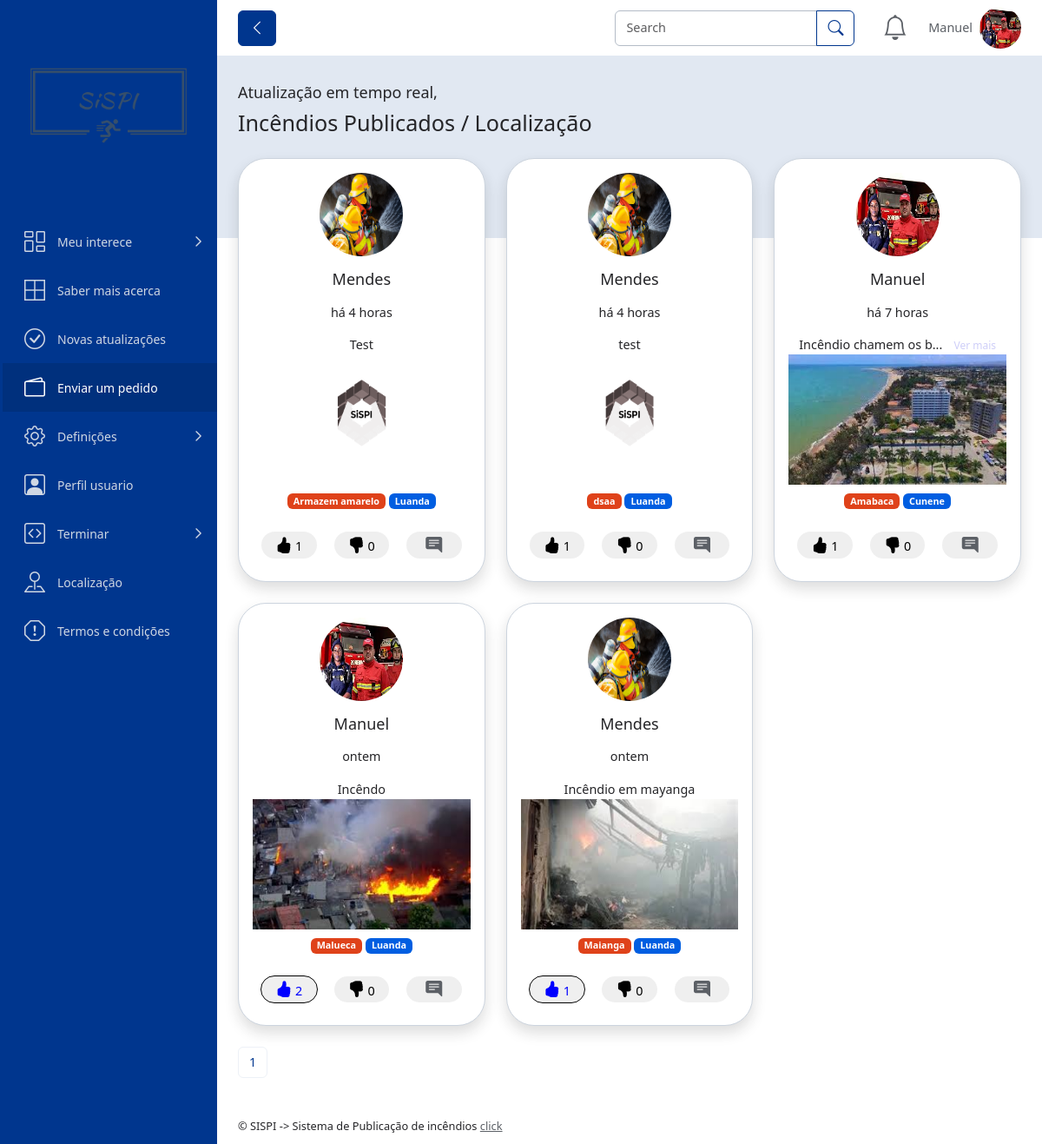
Page /sisai/publica_coment.php (signed in) on the committed database.
### tables this page shows
CREATE TABLE `usuarios` (
  `id` int(11) NOT NULL,
  `username` varchar(50) NOT NULL,
  `password` varchar(255) NOT NULL,
  `email` varchar(100) NOT NULL,
  `photo` varchar(255) DEFAULT 'default.jpg'
);

CREATE TABLE `publica_incendio` (
  `id` int(11) NOT NULL,
  `idusuario` int(11) NOT NULL,
  `location` varchar(100) NOT NULL,
  `cidade` varchar(100) NOT NULL,
  `detalhes` varchar(100) NOT NULL,
  `tempo_publicacao` datetime DEFAULT NULL,
  `foto_publica` varchar(244) DEFAULT 'defult.png'
);

### sisai/function_tempo.php (called while the page is built)
<?php
    function contarTempo(string $data): string
    {
        $agora = strtotime(date('Y-m-d H:i:s'));
        $tempo = strtotime($data);
        $diferenca = $agora - $tempo;
        $segundos = $diferenca;
        $minutos = round($diferenca / 60);
        $horas = round($diferenca / 3600);
        $dias = round($diferenca / 86400);
        $semanas = round($diferenca / 604800);
        $meses = round($diferenca / 2419200);
        $anos = round($diferenca / 29030400);
        if ($segundos <= 60) {
            return 'agora';
    } elseif ($minutos <= 60) {
        return $minutos == 1 ? 'há 1 minuto' : 'há ' . $minutos . ' minutos';
    } elseif ($horas <= 24) {
        return $horas == 1 ? 'há 1 hora' : 'há ' . $horas . ' horas';
    } elseif ($dias <= 7) {
        return $dias == 1 ? 'ontem' : 'há ' . $dias . ' dias';
    } elseif ($semanas <= 4) {
        return $dias == 1 ? 'há 1 semana' : 'há ' . $semanas . ' semanas';
    } elseif ($meses <= 12) {
        return $meses == 1 ? 'há 1 mês' : 'há ' . $meses . ' mêses';
    } else {
        return $anos == 1 ? 'há 1 ano' : 'há ' . $anos . ' anos';
    }
}
?>

### sisai/dados_incendio.php (the view, shortened to what this page needs)
<?php
  require_once "function_tempo.php";
  $conn = new mysqli("localhost", "root", "", "publicacao");
  $sql_total = "SELECT COUNT(*) AS total FROM publica_incendio";
  $result_total = $conn->query($sql_total);
  $row_total = $result_total->fetch_assoc();
  $total_itens = $row_total["total"];
  $total_paginas = ceil($total_itens / ITENS_POR_PAGINA);
  $pagina_atual = isset($_GET['pagina']) ? $_GET['pagina'] : 1;
  $offset = ($pagina_atual -1) * ITENS_POR_PAGINA;
  $user_id = $_SESSION['id'];
 $sql = "SELECT id, location, cidade, detalhes, tempo_publicacao, foto_publica, idusuario FROM publica_incendio ORDER BY tempo_publicacao desc Limit $offset, " . ITENS_POR_PAGINA;
 $result = $conn->query($sql);
 if ($result->num_rows > 0) {
     while($row = $result->fetch_assoc()) {
        $post_id = $row['id'];
        $likesCount = mysqli_fetch_assoc(mysqli_query($conn,
        "SELECT COUNT(*) AS likes FROM ratings WHERE post_id = $post_id AND status = 'like'"))['likes'];
        $dislikesCount = mysqli_fetch_assoc(mysqli_query($conn,
        "SELECT COUNT(*) AS dislikes FROM ratings WHERE post_id = $post_id AND status = 'dislike'"))['dislikes'];
        $status = mysqli_query($conn, "SELECT status FROM ratings WHERE post_id = $post_id AND user_id = $user_id");
        if(mysqli_num_rows($status) > 0) {
            $status = mysqli_fetch_assoc($status)['status'];
        }else {
            $status = 0;
        }
        $user_ids = $row["idusuario"];
         $tempoDecorrido = contarTempo(($row["tempo_publicacao"]));
         $user_sql = "SELECT username, photo FROM usuarios WHERE id = $user_ids";
         $user_result = $conn->query($user_sql);
         if($user_result->num_rows > 0) {
             $user_row = $user_result->fetch_assoc();
         echo '<div class="col-lg-4 col-sm-6 col-12">';
         echo '<div class="card shadow mb-4 rounded-5">';
         echo '<div class="card-body">';
         echo '<div class="d-flex align-items-center flex-column">';
         echo '<div class="mb-3">';
         echo '<img src="upload/' . $user_row["photo"] . '"  class="img-6x rounded-circle" alt="Foto do Usuário">';
         echo '</div>';
         echo '<h5 class="mb-3">' . $user_row["username"]. '</h5>';
         echo '<p class="time">'. $tempoDecorrido.'</p>';
         $texto = $row["detalhes"];
         $textoResumo = resumirTexto($texto, 20);
         echo '<div id="texto_'. $post_id . '_resumido">' . $textoResumo;
          if(strlen($texto) > 20){
             echo '<a href= "#" class="ver-mais"  onclick="mostrarTex(\'texto_'. $post_id . '\'); return false;"> Ver mais</a>';
          }
          echo "</div>";
             echo '<img src="pb/' . $row["foto_publica"] . '" class="tt" alt="Incêndio" >';
         echo "
         <div class='mb-3'>
             <span class='badge t bg-danger'>". $row["location"]."</span>
            <span class='badge t bg-info'>". $row["cidade"]."</span>
         </div>
         ";
         ?>
            <div class="likes-conteudo">
                <button class="like <?php if($status == 'like') echo "selected"; ?>" data-post-id = <?php echo $post_id; ?>>
                          <i class=" bi bi-hand-thumbs-up-fill"></i>
                          <span class="likes_count<?php echo $post_id; ?>" data-count = <?php echo $likesCount; ?>> <?php echo $likesCount;?></span>
                        </button>
                        <button class="dislike <?php if($status == 'dislike') echo "selected"; ?>" data-post-id = <?php echo $post_id; ?>>
                            <i class=" bi bi-hand-thumbs-down-fill"></i>
                            <span class="dislikes_count<?php echo $post_id; ?>" data-count = <?php echo $dislikesCount; ?>> <?php echo $dislikesCount;?></span>
                        </button>
                        <button >
                        <a href="publica_coment.php?id= <?php echo $post_id; ?>">
                                <i class=" bi-chat-right-text-fill"></i>
                            </a>
                        </button>
            </div>
         <?php
     echo "
             </div>
             </div>
         </div>
         </div>
     ";
 }
}
} else {
     echo "Nenhum incêndio encontrado.";
 }
?>
 <nav aria-label="Page Navigation">
 <ul class="pagination">
 <?php
 for($i = 1; $i <= $total_paginas; $i++){
    echo "
        <li class='page-item' id='linkPaginacao'>
            <a class='page-link' href='home.php?pagina=$i' aria-label='Previous'>
                <span aria-hidden='true'>
                $i
                </span>
            </a>
        </li>
    ";
 }
 ?>
    </ul>
</nav>
 <?php
function resumirTexto(string $texto, int $limite, string $continue = '...'): string
{
    $TextoLimpo = trim(strip_tags($texto));
    if (mb_strlen($TextoLimpo) <= $limite) {
        return $TextoLimpo;
    }
    $resumirTexto = mb_substr($TextoLimpo, 0, mb_strrpos(mb_substr($TextoLimpo, 0, $limite), ''));
    return $resumirTexto.$continue;
}
?>

### sisai/top.php (shortened to what this page needs)
<?php
 $conn = new mysqli("localhost", "root", "", "publicacao");
?>
    <div class="app-header d-flex align-items-center">
<div class="d-flex">
    <button class="btn btn-primary me-2 pin-sidebar" id="pin-sidebar">
        <i class="bi bi-chevron-left fs-5"></i>
    </button>
</div>
<div class="header-actions">
    <div class="d-lg-block d-none me-2">
        <div class="input-group">
            <input type="text" class="form-control" placeholder="Search" />
            <button class="btn btn-outline-primary" type="button">
                <i class="bi bi-search fs-5"></i>
            </button>
        </div>
    </div>
    <?php
  require_once "function_tempo.php";
?>
<div class="dropdown ms-3">
    <a class="dropdown-toggle d-flex p-2 py-3" href="#!" role="button" data-bs-toggle="dropdown" aria-expanded="false">
        <i class="bi bi-bell fs-2 lh-1"></i>
    </a>
        <?php
        $user_id = $_SESSION['id'];
        ?>
</div>
    <div class="dropdown ms-3">
        <?php
         $user_sql = "SELECT username, photo FROM usuarios WHERE id = $user_id";
         $user_result = $conn->query($user_sql);
         $user_row = $user_result->fetch_assoc();
        ?>
        <a id="userSettings" class="dropdown-toggle d-flex py-2 align-items-center text-decoration-none"
            href="#!" role="button" data-bs-toggle="dropdown" aria-expanded="false">
            <?php
            echo '<span class="d-none d-md-block me-2">'. $user_row["username"]. '</span>';
           echo ' <img src="upload/' . $user_row["photo"] . '" class="rounded-circle img-3x" alt="Bootstrap Gallery" />';
            ?>
        </a>
    </div>
</div>
</div>

### sisai/publica_coment.php (style rules this page uses)
.ver-mais { color: #5e5ee74e; cursor: pointer; font-size: 12px; margin-left: 10px; text-decoration: none; }
.tt { height: 150px; width: 400px; }
.t { margin-top: 10px; }
@media only screen and (max-width: 1586px) { .tt { width: 100%; } }
@media only screen and (max-width: 1586px) { .card { width: 100%; margin: 0px; } }

### sisai/dados_incendio.php (style rules this page uses)
.selected { color: blue; outline: 1px solid black; }
.likes-conteudo { display: flex; width: 100%; }
.likes-conteudo button { border-style: none; margin: 10px; border-radius: 50px; width: 100%; }
.likes-conteudo button i { font-size: 19px; }

### rows in the picture
usuarios: username "Manuel", photo (picture)
publica_incendio: idusuario.photo (picture), idusuario.username "Mendes", tempo_publicacao "há 4 horas", detalhes "Test", foto_publica (picture), location "Armazem amarelo", cidade "Luanda", likesCount "1", dislikesCount "0"
publica_incendio: idusuario.photo (picture), idusuario.username "Mendes", tempo_publicacao "há 4 horas", detalhes "test", foto_publica (picture), location "dsaa", cidade "Luanda", likesCount "1", dislikesCount "0"
publica_incendio: idusuario.photo (picture), idusuario.username "Manuel", tempo_publicacao "há 7 horas", detalhes "Incêndio chamem os b...", foto_publica (picture), location "Amabaca", cidade "Cunene", likesCount "1", dislikesCount "0"
publica_incendio: idusuario.photo (picture), idusuario.username "Manuel", tempo_publicacao "ontem", detalhes "Incêndo", foto_publica (picture), location "Malueca", cidade "Luanda", likesCount "2", dislikesCount "0"
publica_incendio: idusuario.photo (picture), idusuario.username "Mendes", tempo_publicacao "ontem", detalhes "Incêndio em mayanga", foto_publica (picture), location "Maianga", cidade "Luanda", likesCount "1", dislikesCount "0"
